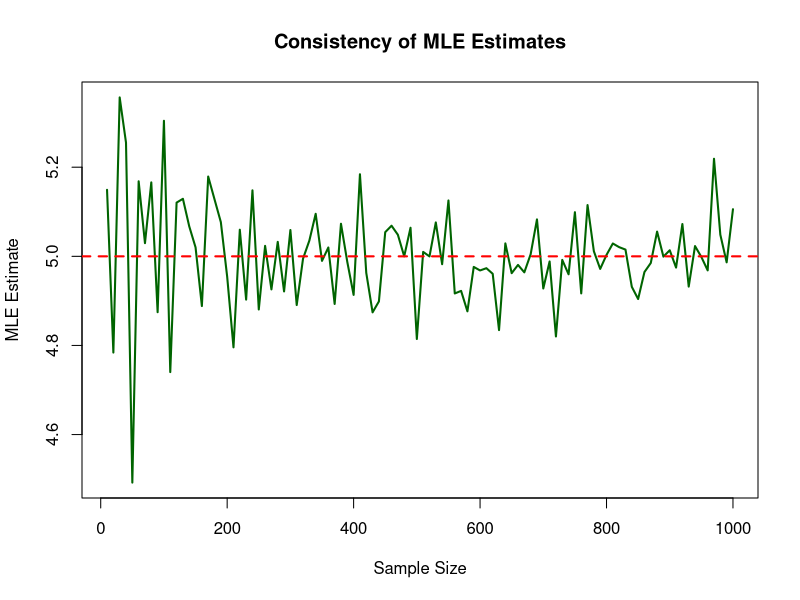

Reproduce this figure in R.
# Consistency of the MLE of a Normal mean
# PLSC 502, Week 11 notes (Part 14, slide "Simulation of MLE consistency"; Part 8).
# Run: Rscript r/10_mle_consistency.R   (plots are written to Rplots.pdf when run non-interactively)

set.seed(123)
true_theta <- 5; sample_sizes <- seq(10, 1000, by=10)    # >> truth is 5; sample sizes 10, 20, ..., 1000 (100 of them)
mle_estimates <- sapply(sample_sizes, function(n) mean(rnorm(n, mean=true_theta, sd=2)))
# >> for each n, draw a fresh sample from Normal(5, sd 2) and take the mean.
# >> The mean IS the MLE of a normal mean (Part 5), which is why the variable is named mle_estimates
plot(sample_sizes, mle_estimates, type="l", col="darkgreen", lwd=2,
     xlab="Sample Size", ylab="MLE Estimate", main="Consistency of MLE Estimates")   # >> green line
abline(h=true_theta, col="red", lwd=2, lty=2)                                       # >> dashed red line at the truth, 5
